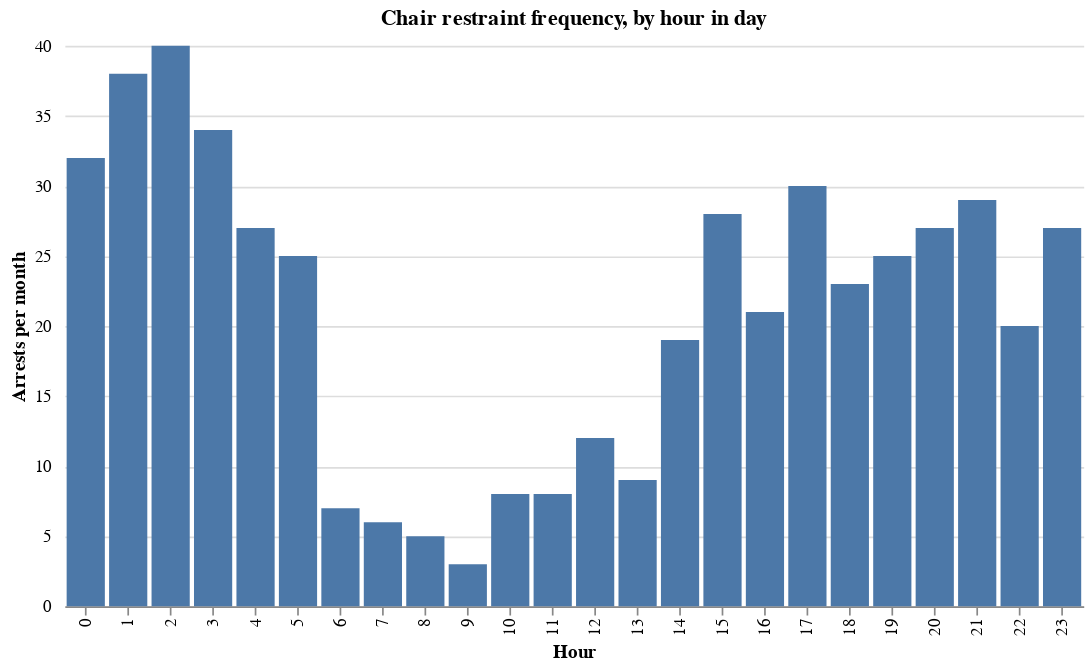

This figure's notebook cell:
### Markdown cell above
### Chart the hours

### Code cell
chair_hours = (
    alt.Chart(hours)
    .mark_bar()
    .encode(
        alt.X("hour:O", title="Hour", axis=alt.Axis(grid=False)),
        y=alt.Y(
            "count:Q",
            title="Count",
            axis=alt.Axis(
                tickCount=6,
                gridColor="#dddddd",
                offset=6,
                tickSize=0,
                domainOpacity=0,
                title="Arrests per month",
            ),
        ),
    )
    .properties(
        width=600, height=330, title="Chair restraint frequency, by hour in day"
    )
)
chair_hours.configure_view(strokeOpacity=0)

### Figure 1 — Vega-Lite specification as saved in the notebook (floating-point values rounded to 4 significant figures)
{"config": {"view": {"continuousWidth": 400, "continuousHeight": 300, "strokeOpacity": 0}}, "data": {"name": "data-8c5d38de139956e8304a9ea2422a6a5e"}, "mark": "bar", "encoding": {"x": {"type": "ordinal", "axis": {"grid": false}, "field": "hour", "title": "Hour"}, "y": {"type": "quantitative", "axis": {"domainOpacity": 0, "gridColor": "#dddddd", "offset": 6, "tickCount": 6, "tickSize": 0, "title": "Arrests per month"}, "field": "count", "title": "Count"}}, "height": 330, "title": "Chair restraint frequency, by hour in day", "width": 600, "$schema": "https://vega.github.io/schema/vega-lite/v4.8.1.json", "datasets": {"data-8c5d38de139956e8304a9ea2422a6a5e": [{"hour": 0, "count": 32}, {"hour": 1, "count": 38}, {"hour": 2, "count": 40}, {"hour": 3, "count": 34}, {"hour": 4, "count": 27}, {"hour": 5, "count": 25}, {"hour": 6, "count": 7}, {"hour": 7, "count": 6}, {"hour": 8, "count": 5}, {"hour": 9, "count": 3}, {"hour": 10, "count": 8}, {"hour": 11, "count": 8}, {"hour": 12, "count": 12}, {"hour": 13, "count": 9}, {"hour": 14, "count": 19}, {"hour": 15, "count": 28}, {"hour": 16, "count": 21}, {"hour": 17, "count": 30}, {"hour": 18, "count": 23}, {"hour": 19, "count": 25}, {"hour": 20, "count": 27}, {"hour": 21, "count": 29}, {"hour": 22, "count": 20}, {"hour": 23, "count": 27}]}}
